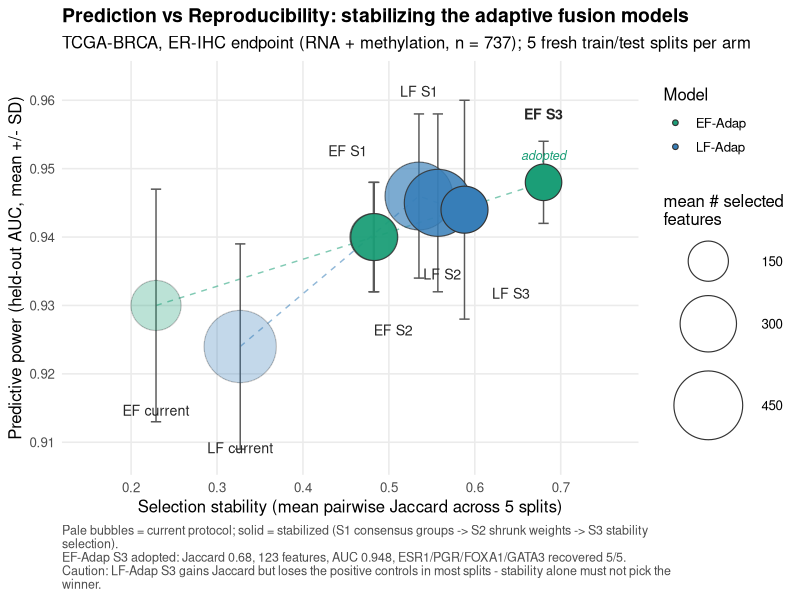
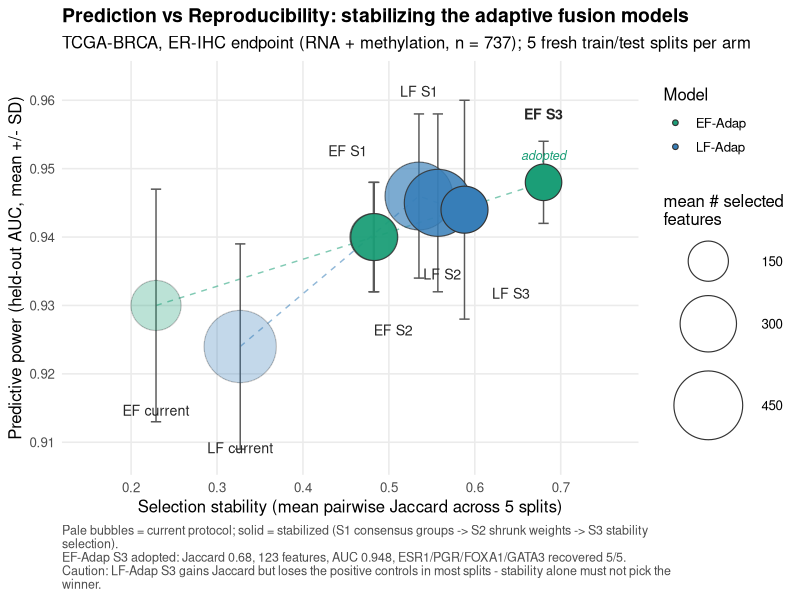

These charts were generated, in order, by the following R code:
#!/usr/bin/env Rscript
# Thesis-style "Prediction vs Reproducibility" bubble plot for the stability study.
# X = selection stability (mean pairwise Jaccard across 5 fresh splits)
# Y = held-out AUC (mean +/- SD)
# Bubble size = mean # selected features
suppressPackageStartupMessages(library(ggplot2))

OUT <- "tcga_brca_real_results"

d <- data.frame(
  arm    = c("EF-Adap (current protocol)", "EF-Adap S1 (consensus groups)",
             "EF-Adap S2 (+ shrunk weights)", "EF-Adap S3 (+ stability selection)",
             "LF-Adap (current protocol)", "LF-Adap S1 (consensus groups)",
             "LF-Adap S2 (+ shrunk weights)", "LF-Adap S3 (+ stability selection)"),
  short  = c("EF current", "EF S1", "EF S2", "EF S3",
             "LF current", "LF S1", "LF S2", "LF S3"),
  family = c(rep("EF-Adap", 4), rep("LF-Adap", 4)),
  jaccard = c(0.229, 0.482, 0.483, 0.680, 0.327, 0.535, 0.557, 0.588),
  auc     = c(0.930, 0.940, 0.940, 0.948, 0.924, 0.946, 0.945, 0.944),
  auc_sd  = c(0.017, 0.008, 0.008, 0.006, 0.015, 0.012, 0.013, 0.016),
  nsel    = c(236.0, 206.6, 206.2, 122.8, 498.0, 437.2, 427.8, 206.8),
  stringsAsFactors = FALSE
)
d$stage <- factor(c("current", "S1", "S2", "S3", "current", "S1", "S2", "S3"),
                  levels = c("current", "S1", "S2", "S3"))

fam_col <- c("EF-Adap" = "#1B9E77", "LF-Adap" = "#377EB8")

# manual label anchors (x, y, hjust, vjust)
lab <- data.frame(
  short = d$short,
  lx = c(0.229, 0.452, 0.505, 0.680, 0.327, 0.535, 0.562, 0.620),
  ly = c(0.9155, 0.9518, 0.9272, 0.9572, 0.9100, 0.9605, 0.9338, 0.9318),
  hj = c(0.5, 0.5, 0.5, 0.5, 0.5, 0.5, 0.5, 0.0),
  vj = c(1, 0, 1, 0, 1, 0, 0, 0.5)
)
d <- merge(d, lab, by = "short")
d$bold <- d$short == "EF S3"

cap1 <- "Pale bubbles = current protocol; solid = stabilized (S1 consensus groups -> S2 shrunk weights -> S3 stability selection)."
cap2 <- "EF-Adap S3 adopted: Jaccard 0.68, 123 features, AUC 0.948, ESR1/PGR/FOXA1/GATA3 recovered 5/5."
cap3 <- "Caution: LF-Adap S3 gains Jaccard but loses the positive controls in most splits - stability alone must not pick the winner."
caption_txt <- paste(c(paste(strwrap(cap1, width = 120), collapse = "\n"),
                       paste(strwrap(cap2, width = 120), collapse = "\n"),
                       paste(strwrap(cap3, width = 120), collapse = "\n")),
                     collapse = "\n")

p <- ggplot(d, aes(x = jaccard, y = auc)) +
  # progression trajectories: current -> S1 -> S2 -> S3 per family
  geom_path(data = d[order(d$family, d$stage), ],
            aes(group = family, color = family),
            arrow = arrow(length = unit(0.18, "cm"), type = "closed"),
            linewidth = 0.5, linetype = "dashed", alpha = 0.55, show.legend = FALSE) +
  geom_errorbar(aes(ymin = auc - auc_sd, ymax = auc + auc_sd),
                width = 0.012, color = "grey35", linewidth = 0.5) +
  geom_point(aes(size = nsel, fill = family, alpha = stage),
             shape = 21, color = "grey20", stroke = 0.6) +
  geom_text(aes(x = lx, y = ly, label = short, hjust = hj, vjust = vj,
                fontface = ifelse(bold, "bold", "plain")),
            size = 3.6, color = "grey15", show.legend = FALSE) +
  # highlight the adopted spec
  annotate("text", x = 0.680, y = 0.9520, label = "adopted", size = 3.2,
           color = "#1B9E77", fontface = "italic") +
  scale_fill_manual(values = fam_col, name = "Model") +
  scale_color_manual(values = fam_col, guide = "none") +
  scale_alpha_manual(values = c(current = 0.30, S1 = 0.65, S2 = 0.85, S3 = 1.0),
                     guide = "none") +
  scale_size_area(name = "mean # selected\nfeatures", max_size = 24,
                  breaks = c(150, 300, 450)) +
  scale_x_continuous("Selection stability (mean pairwise Jaccard across 5 splits)",
                     limits = c(0.15, 0.76), breaks = seq(0.2, 0.7, 0.1)) +
  scale_y_continuous("Predictive power (held-out AUC, mean +/- SD)",
                     limits = c(0.908, 0.963), breaks = seq(0.91, 0.96, 0.01)) +
  labs(
    title = "Prediction vs Reproducibility: stabilizing the adaptive fusion models",
    subtitle = "TCGA-BRCA, ER-IHC endpoint (RNA + methylation, n = 737); 5 fresh train/test splits per arm",
    caption = caption_txt
  ) +
  theme_minimal(base_size = 12) +
  theme(plot.title = element_text(face = "bold", size = 14),
        plot.caption = element_text(hjust = 0, size = 9, color = "grey30"),
        legend.position = "right",
        panel.grid.minor = element_blank())

ggsave(file.path(OUT, "stability_bubble.png"), p, width = 10, height = 6.5, dpi = 150)
ggsave(file.path(OUT, "stability_bubble.pdf"), p, width = 10, height = 6.5)
cat("wrote", file.path(OUT, "stability_bubble.png"), "and .pdf\n")
